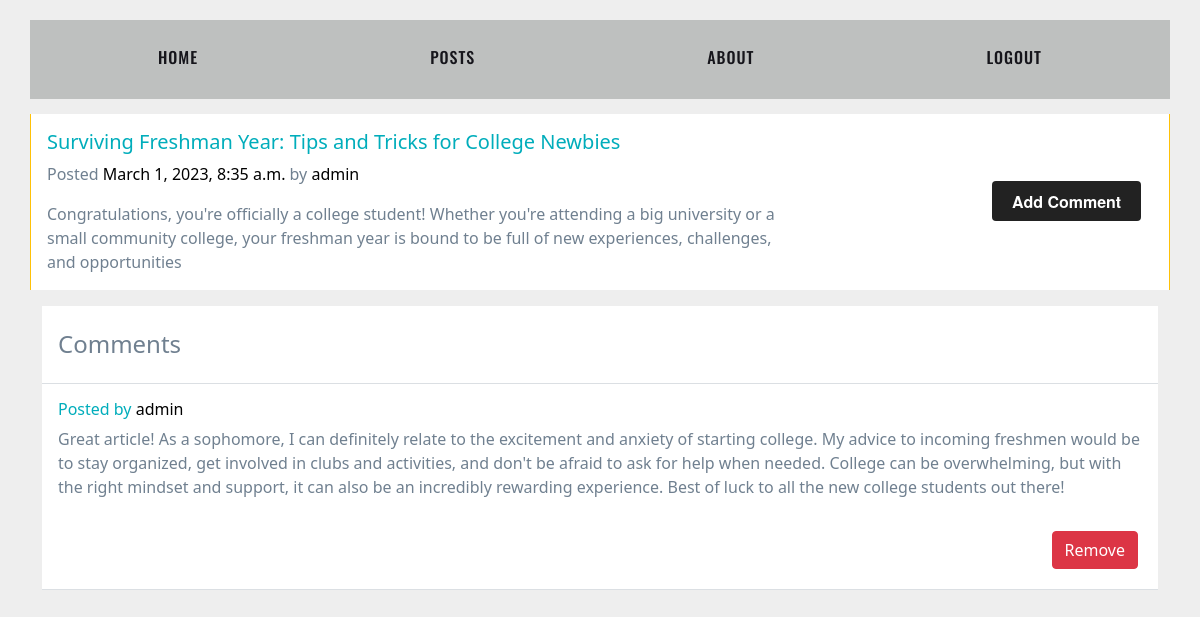
The app's page /post/1/ (signed in) with its own data.
### Accounts/models.py (models this page shows, shortened)
class Post(models.Model):
    title = models.CharField(max_length=255)
    content = models.TextField()
    author = models.ForeignKey(User, on_delete=models.CASCADE)
    created_at = models.DateTimeField(auto_now_add=True)

class Comment(models.Model):
    content = models.TextField()
    post = models.ForeignKey(Post, on_delete=models.CASCADE)
    author = models.ForeignKey(User, on_delete=models.CASCADE)
    created_at = models.DateTimeField(auto_now_add=True)

### Accounts/views.py (the view)
# urls.py: path('post/<int:post_id>/', views.post_detail, name='post_detail'),
@login_required
def post_detail(request, post_id):
    post = Post.objects.get(id=post_id)
    comments = Comment.objects.filter(post=post)
    if request.method == 'POST':
        form = CommentForm(request.POST)
        if form.is_valid():
            comment = form.save(commit=False)
            comment.post = post
            comment.author = request.user
            comment.save()
            return redirect('post_detail', post_id=post.id)
    else:
        form = CommentForm()
    return render(request, 'comments.html', {'post': post, 'comments': comments, 'form': form})

### templates/comments.html (shortened to what this page needs)
<!DOCTYPE html>
<html lang="en">
<head>
<link href="https://cdn.jsdelivr.net/npm/bootstrap@5.1.3/dist/css/bootstrap.min.css" rel="stylesheet">
</head>
<body>
<link href="https://code.ionicframework.com/ionicons/2.0.1/css/ionicons.min.css" rel="stylesheet">
<div class="container">
<div class="row">
{% include 'navbar.html' %}
<div class="card row-hover pos-relative py-3 px-3 mb-3 border-warning border-top-0 border-right-0 border-bottom-0 rounded-0">
<div class="row align-items-center">
<div class="col-md-8 mb-3 mb-sm-0">
<h5>
<a href="#" class="text-primary">{{ post.title }}</a>
</h5>
<p class="text-sm"><span class="op-6">Posted</span> <a class="text-black" href="#">{{post.created_at}}</a> <span class="op-6"> by</span> <a class="text-black" href="{% url 'post_detail' post.id %}">{{post.author}}</a></p>
<div class="text-sm op-5">{{ post.content }}</div>
</div>
<div class="col-md-4 op-7">
<div class="row text-center op-7" style="padding-left: 180px;">
<div class="col px-1"> <a class="button-31" style="margin-top: 100px;" href="{% url   'add_comment_to_post' post_id=post.id  %}">Add Comment</a>
 </div>
</div>
</div>
</div>
</div>
</div>
<div class="col-lg-12 mb-2 mb-lg-0 px-lg-0 mt-lg-0">
<div data-settings="{&quot;parent&quot;:&quot;#content&quot;,&quot;mind&quot;:&quot;#header&quot;,&quot;top&quot;:10,&quot;breakpoint&quot;:992}" data-toggle="sticky" class="sticky" style="top: 85px;"><div class="sticky-inner">
<div class="bg-white mb-3">
<h4 class="px-3 py-4 op-5 m-0">
Comments
</h4>
<hr class="m-0">
        {% for comment in comments %}
<div class="pos-relative px-3 py-3">
<h6 class="text-primary text-sm">
<a href="#" class="text-primary"><span class="op-6">Posted</span> <a class="text-black" href="#"></a> <span class="op-6">by</span> <a class="text-black" href="#">{{comment.author}}</a> </a>
</h6>
<p class="text-sm op-5">{{ comment.content }}</p>
</div>
{% if user.is_authenticated and user == comment.author or user.is_superuser %}
                    <div style="display: flex; justify-content: end;margin-bottom: 20px;margin-right: 20px;">
                        <form method="post" action="{% url 'remove_comment' comment.id %}">
                            <button type="submit" class="btn btn-danger">Remove</button>
                        </form>
                    </div>
                {% endif %}
<hr class="m-0">
        {% endfor %}
</div></div>
</div>
</div>
</div>
</body>
</html>

### templates/comments.html (style rules this page uses)
body { margin: 0; }
.button-31 { background-color: #222; border-radius: 4px; border-style: none; box-sizing: border-box; color: #fff; cursor: pointer; display: inline; font-family: "Farfetch Basis","Helvetica Neue",Arial,sans-serif; font-size: 16px; font-weight: 700; line-height: 1.5; margin: 0; max-width: min-content; min-height: 44px; min-width: 10px; outline: none; overflow: hidden; padding: 9px 20px 8px; position: relative; text-align: center; text-transform: none; user-select: none; -webkit-user-select: none; touch-action: manipulation; width: 50%; margin-bottom: 30px; }
body { margin-top:20px; background:#eee; color: #708090; }
a { text-decoration:none; }
.text-primary, a.text-primary:focus, a.text-primary:hover { color: #00ADBB!important; }
.text-black, .text-hover-black:hover { color: #000 !important; }

### records on screen
Post: title "Surviving Freshman Year: Tips and Tricks for College Newbies", created_at "March 1, 2023, 8:35 a.m.", author "admin", content "Congratulations, you're officially a college student! Whether you're attending a big university or a small community college, your freshman year is bound to be full of new experiences, challenges, and opportunities"
Comment: author "admin", content "Great article! As a sophomore, I can definitely relate to the excitement and anxiety of starting college. My advice to incoming freshmen would be to stay organized, get involved in clubs and activities, and don't be afraid to ask for help when needed. College can be overwhelming, but with the right mindset and support, it can also be an incredibly rewarding experience. Best of luck to all the new college students out there!", shows "Remove"
